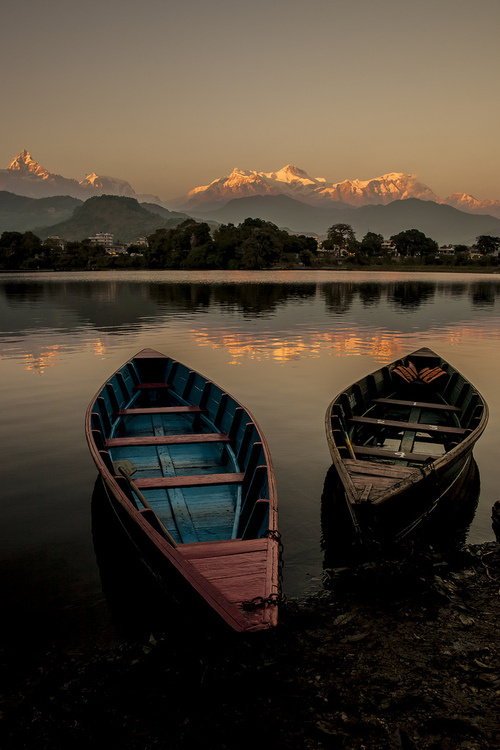
//> input picture StartOpenCV3/Chapter8/FindDrawContoursMoments/1.jpg, 500 x 750 px
$ ./FindDrawContoursMoments   (built with g++ and OpenCV 4)
//> lines starting //> are read from the running program, lines starting //| are printed output that depends on the picture; after the words box and inside, x2 and y2 are one past the last pixel; in counts of white or black regions, pixels touching at a corner belong together
// 查找和绘制图像轮廓矩
// moments()矩的计算
// contourArea()轮廓面积计算
// arcLength()轮廓长度计算
#include <opencv2/highgui.hpp>
#include <opencv2/imgproc.hpp>
#include <iostream>

using namespace std;
using namespace cv;

#define WINDOW_NAME1 "原始图"
#define WINDOW_NAME2 "轮廓图"

Mat g_srcImage, g_grayImage;
int g_Thresh = 100;
int g_MaxThresh = 255;
RNG g_rng(12345);
Mat g_cannyMat_output;
vector<vector<Point>> g_Contours;
vector<Vec4i> g_Hierarchy;

void on_ThreshChange(int, void*);

int main()
{
	g_srcImage = imread("1.jpg", 1);
//> g_srcImage is the input picture: 750 rows x 500 cols, CV_8UC3; mean B, G, R 49.9, 62.5, 72.9
	cvtColor(g_srcImage, g_grayImage, COLOR_BGR2GRAY);
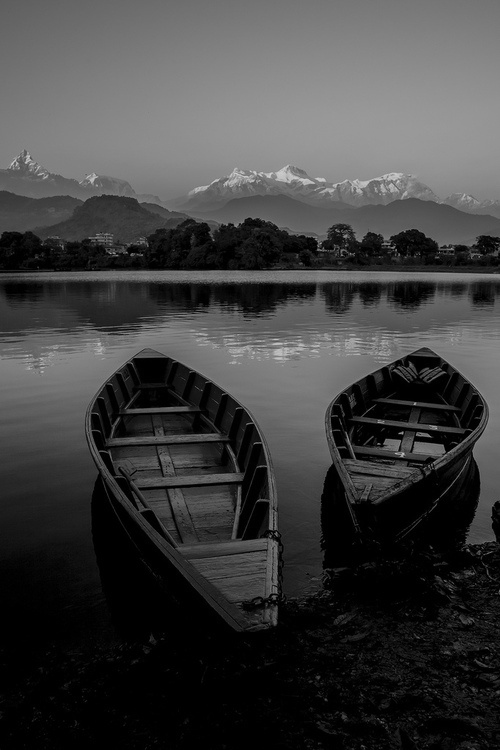
//> g_grayImage: 750 rows x 500 cols, CV_8UC1; min 0, max 209, mean 64.2
	blur(g_grayImage, g_grayImage, Size(3, 3));

	namedWindow(WINDOW_NAME1, WINDOW_AUTOSIZE);
	imshow(WINDOW_NAME1, g_srcImage);

	createTrackbar("阈值", WINDOW_NAME1, &g_Thresh, g_MaxThresh, on_ThreshChange);
	on_ThreshChange(0, 0);

	waitKey(0);
	return 0;
}

void on_ThreshChange(int, void*)
{
	// canny边缘检测
	Canny(g_grayImage, g_cannyMat_output, g_Thresh, g_Thresh * 2, 3);
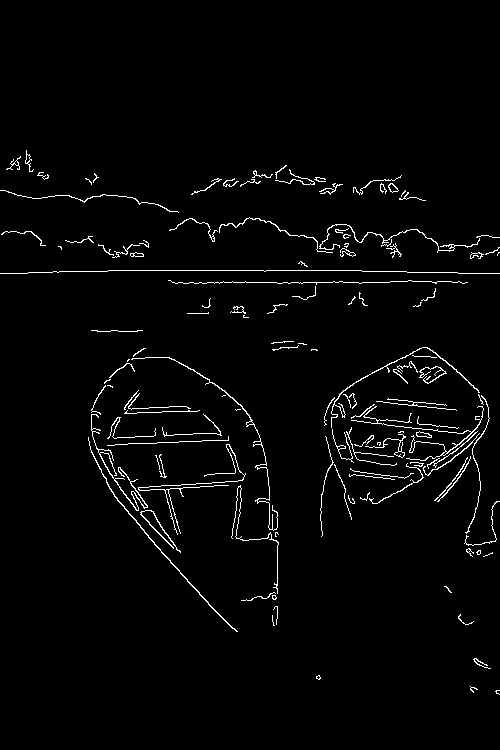
//> g_cannyMat_output: 750 rows x 500 cols, CV_8UC1; 2.4% white in thin lines or dots, all inside (x1, y1, x2, y2) = (0, 150, 500, 695)
	// 找到轮廓
	findContours(g_cannyMat_output, g_Contours, g_Hierarchy, RETR_TREE, CHAIN_APPROX_SIMPLE, Point(0, 0));
//> g_Contours = 148 contours, 116 with area under 20; largest, box (x1, y1, x2, y2) and area: (88, 437, 238, 632) 142, (331, 347, 480, 428) 98, (91, 414, 148, 511) 97, (131, 357, 278, 531) 96, (319, 224, 480, 253) 78; g_Hierarchy = 148 items, first 8: [1, -1, -1, -1], [2, 0, -1, -1], [4, 1, 3, -1], [-1, -1, -1, 2], [5, 2, -1, -1], [6, 4, -1, -1], [7, 5, -1, -1], [8, 6, -1, -1]
	// 计算矩
	vector<Moments> mu(g_Contours.size());
//> mu = 148 items
	for (unsigned int i = 0; i < g_Contours.size(); i++)
		mu[i] = moments(g_Contours[i], false);
//> this loop made 148 passes
	// 计算中心矩
	vector<Point2f> mc(g_Contours.size());
	for (unsigned int i = 0; i < g_Contours.size(); i++)
		mc[i] = Point2f(static_cast<float>(mu[i].m10 / mu[i].m00), static_cast<float>(mu[i].m01 / mu[i].m00));
//> after the loop, mc = 148 Points (x, y), first 12: [496, 691.2], [472.9, 689.2], [318, 677.1], [318, 677], [477.8, 661.5], [273.3, 624.7], [461.5, 619], [276.7, 606.3], [273.8, 597], [273.8, 596.8], [261.9, 596.7], [448, 589]
	// 绘制轮廓
	Mat drawing = Mat::zeros(g_cannyMat_output.size(), CV_8UC3);
	for (unsigned int i = 0; i < g_Contours.size(); i++)
	{
		Scalar color = Scalar(g_rng.uniform(0, 255), g_rng.uniform(0, 255), g_rng.uniform(0, 255));
		drawContours(drawing, g_Contours, i, color, 2, 8, g_Hierarchy, 0, Point());
		circle(drawing, mc[i], 4, color, -1, 8, 0);
	}
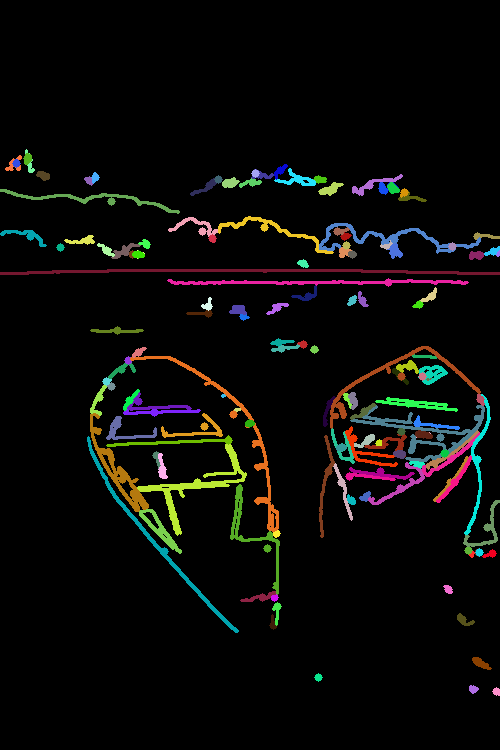
//> drawing: 750 rows x 500 cols, CV_8UC3; mean B, G, R 8.4, 10.3, 10.5
	namedWindow(WINDOW_NAME2, WINDOW_AUTOSIZE);
	imshow(WINDOW_NAME2, drawing);

	// 通过m00计算轮廓面积并和opencv函数比较
	cout << "\t 输出内容：面积和轮廓长度\n";
	for (unsigned int i = 0; i < g_Contours.size(); i++)
	{
		cout << " >通过m00计算出轮廓" << i << "的面积：" << "(M_00) = " << mu[i].m00 << endl;
		cout << "  OpenCV函数计算出的面积：" << contourArea(g_Contours[i]) << ", "
			<< "长度：" << arcLength(g_Contours[i], true) << endl << endl;
	}
}
